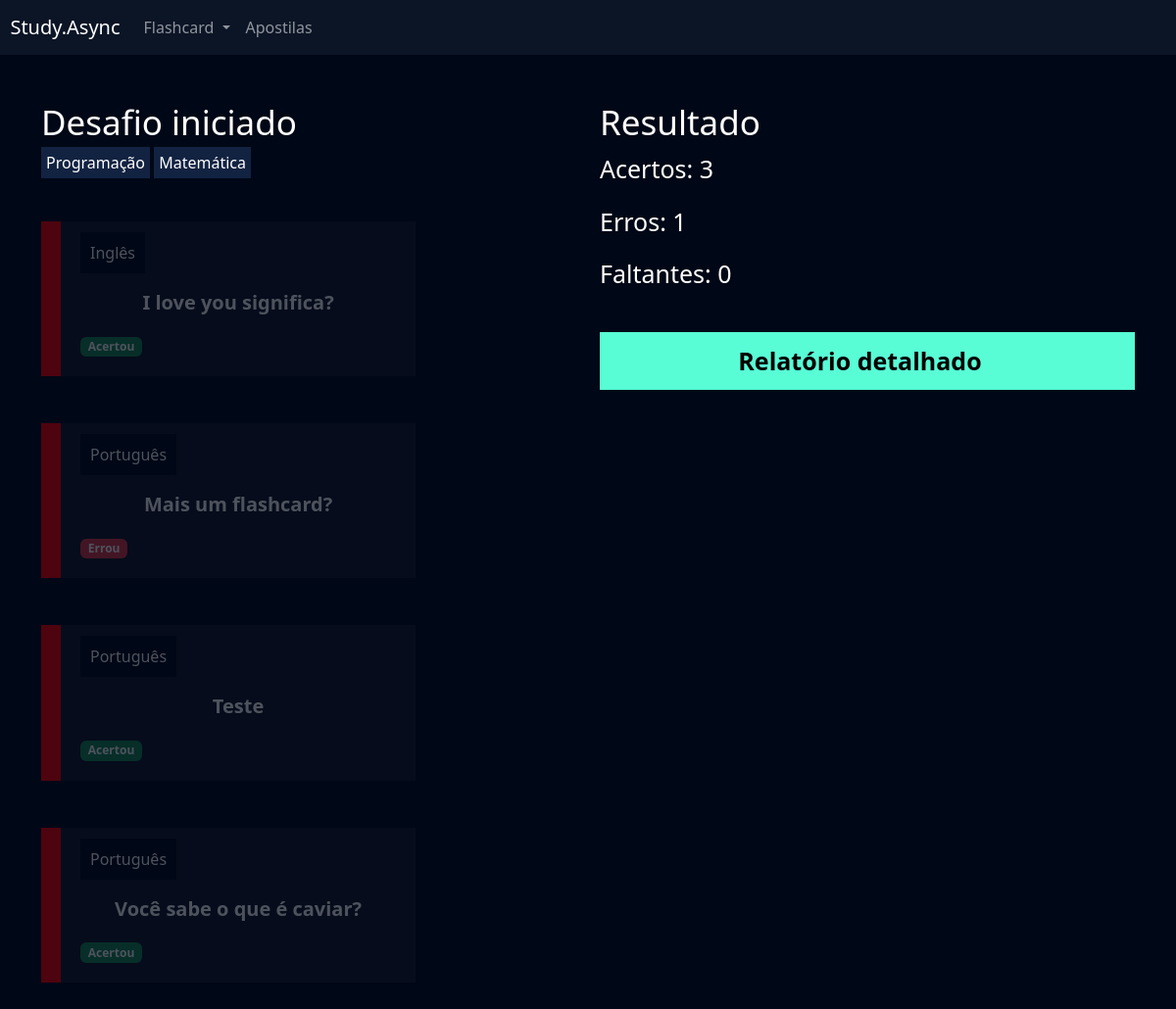
Screenshot of /flashcards/desafio/7 (signed in) with the database file from the repository.
### flashcards/models.py (models this page shows, shortened)
class FlashcardDesafio(models.Model):
    flashcard = models.ForeignKey(Flashcard, on_delete=models.DO_NOTHING)
    respondido = models.BooleanField(default=False)
    acertou = models.BooleanField(default=False)

class Flashcard(models.Model):
    DIFICULDADE_CHOICES = (('D', 'Difícil'), ('M', 'Médio'), ('F', 'Fácil'))
    user = models.ForeignKey(User, on_delete=models.DO_NOTHING)
    pergunta = models.CharField(max_length=100)
    resposta = models.TextField()
    categoria = models.ForeignKey(Categoria, on_delete=models.DO_NOTHING)
    dificuldade = models.CharField(max_length=1, choices=DIFICULDADE_CHOICES)
    @property
    def css_dificuldade(self):
        if self.dificuldade == "F":
            return 'flashcard-facil'
        elif self.dificuldade == "M":
            return 'flashcard-medio'
        return 'flashcard-dificil'

class Categoria(models.Model):
    nome = models.CharField(max_length=20)

### flashcards/views.py (the view, shortened to what this page needs)
# urls.py: path('desafio/<int:id>', views.desafio, name='desafio'),
def desafio(request, id):
    des = Desafio.objects.get(id=id)
    respondidos = des.flashcards.filter(respondido=True)
    data = (
        respondidos.filter(acertou=True).count(),
        respondidos.filter(acertou=False).count(),
        des.flashcards.filter(respondido=False).count(),
    )
    return render(
        request,
        'desafio.html',
        {
            'desafio': des,
            'data': data
        }
    )

### flashcards/templates/desafio.html (shortened to what this page needs)
{% extends "base.html" %}
{% load static %}
{% block 'cabecalho' %}
    <link href="{% static 'usuarios/css/cadastro.css' %}" rel="stylesheet">
    <link href="{% static 'flashcard/css/novo_flashcard.css' %}" rel="stylesheet">
    <link href="{% static 'flashcard/css/iniciar_desafio.css' %}" rel="stylesheet">
    <link href="{% static 'flashcard/css/desafio.css' %}" rel="stylesheet">
    <link href='https://unpkg.com/boxicons@2.1.4/css/boxicons.min.css' rel='stylesheet'>
{% endblock 'cabecalho' %}
{% block 'conteudo' %}
    <div class="container">
        <br>
        <br>
        <div class="row">
            <div class="col-md">
                <h3 class="fonte-secundaria">Desafio iniciado</h3>
                <span class="badge-categoria">Programação</span>
                <span class="badge-categoria">Matemática</span>
                <br>
                <br>
                <br>
                {% for flash in desafio.flashcards.all %}
                    <div class="box-new-flashcard {% if flash.respondido %} op2 {% endif %}">
                        <div class="flashcard {{ flash.flashcard.css_dificuldade }}">
                            <div class="flashcard-categoria">
                                {{ flash.flashcard.categoria.nome }}
                            </div>
                            <br>
                            <br>
                            <div class="flashcard-box-item" onclick="flipCard('resposta-{{ flash.flashcard.id }}')">
                                <p class="flashcard-item">{{ flash.flashcard.pergunta }}</p>
                            </div>
                            {% if not flash.respondido %}
                                <div class="responder">
                                <a href="{% url 'responder_flashcard' flash.id %}?acertou=0&desafio={{ desafio.id }}"><i class='bx bxs-x-square icone-vermelho'></i></a>
                                <a href="{% url 'responder_flashcard' flash.id %}?acertou=1&desafio={{ desafio.id }}"><i class='bx bxs-check-square icone-verde' ></i></a>
                                </div>
                            {% else %}
                                {% if flash.acertou %}
                                    <span class="badge bg-success">Acertou</span>
                                {% else %}
                                    <span class="badge bg-danger">Errou</span>
                                {% endif%}
                            {% endif %}
                        </div>
                    </div>
                    <br>
                    <br>
                {% endfor %}
            </div>
            <div class="col-md">
                <h3 class="fonte-secundaria">Resultado</h3>
                <p class="fonte-p">Acertos: {{ data.0 }}</p>
                <p class="fonte-p">Erros: {{ data.1 }}</p>
                <p class="fonte-p">Faltantes: {{ data.2 }}</p>
                <br>
                <a class="btn-cadastro btn-desafio" href="{% url 'relatorio' desafio.id %}">Relatório detalhado</a>
            </div>
        </div>
    </div>
{% endblock 'conteudo' %}

### templates/static/geral/css/base.css (style rules this page uses)
:root { --main-color: #0b1526; --dark-color: #000716; --secondary-dark-color: rgb(15, 2, 26); --light-color: #00c1f3; --contrast-color: #f4c96b; --differential-color: #58fcd5; }
body { background-color: var(--dark-color) !important; color: white !important; }

### templates/static/usuarios/css/cadastro.css (style rules this page uses)
* { margin: 0; padding: 0; }
.btn-cadastro { padding: 10px; background-color: #58fcd5; border: none; border: 1px solid #58fcd5; font-size: 18px; font-weight: bold; AULA 1 6 padding-left: 25px; padding-right: 25px; }

### templates/static/flashcard/css/novo_flashcard.css (style rules this page uses)
.box-new-flashcard { width: 70%; margin: auto; }
.flashcard { background-color: rgba(255, 255, 255, 0.08); padding: 20px; }
.flashcard-box-item { text-align: center; }
.flashcard p { font-size: 20px; font-weight: bold; cursor: pointer; }
.flashcard-dificil { border-left: 20px solid #FE0000; }
.flashcard-categoria { background-color: var(--dark-color); display: inline; padding: 10px; }

### templates/static/flashcard/css/iniciar_desafio.css (style rules this page uses)
.fonte-secundaria { font-size: 35px; }

### templates/static/flashcard/css/desafio.css (style rules this page uses)
.badge-categoria { padding: 5px; background-color: #122342; }
.box-new-flashcard { margin: 0; }
.op2 { opacity: .3; }
.fonte-p { font-size: 25px; }
.btn-desafio { width: 100% !important; color: black; text-decoration: none; display: block; text-align: center; font-size: 25px; }

### rows the page displays
FlashcardDesafio: flashcard.categoria.nome "Inglês", flashcard.pergunta "I love you significa?", respondido "Acertou"
FlashcardDesafio: flashcard.categoria.nome "Português", flashcard.pergunta "Mais um flashcard?", respondido "Errou"
FlashcardDesafio: flashcard.categoria.nome "Português", flashcard.pergunta "Teste", respondido "Acertou"
FlashcardDesafio: flashcard.categoria.nome "Português", flashcard.pergunta "Você sabe o que é caviar?", respondido "Acertou"

### other values shown
{{ data.0 }} "3"
{{ data.1 }} "1"
{{ data.2 }} "0"
